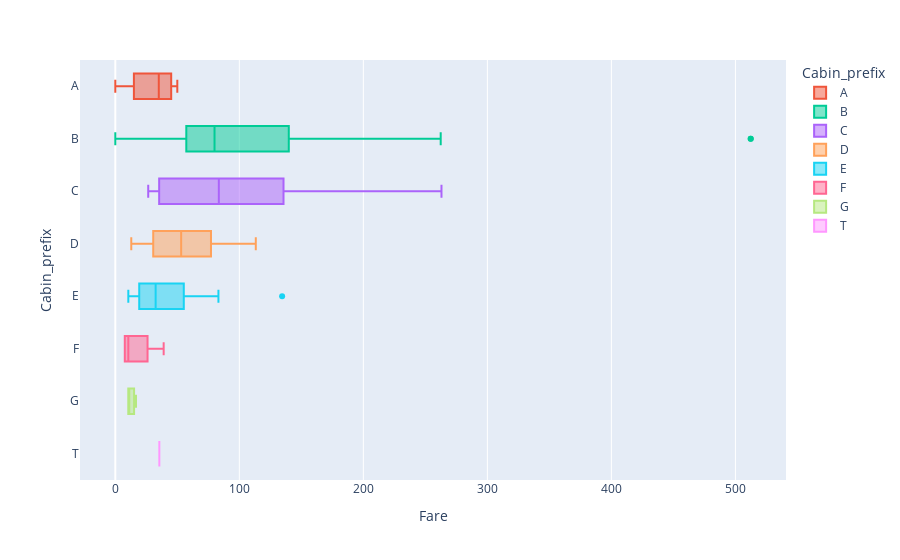

This figure's notebook cell:
### Code cell
df_cabin_prefix = train.with_columns(pl.col("Cabin").str.replace("\d+", "", n=-1).apply(lambda x: x[0]).alias("Cabin_prefix"))
fig = px.box(df_cabin_prefix.sort("Cabin_prefix"), x="Fare", y="Cabin_prefix", color="Cabin_prefix")
fig.show()

### Figure 1 — Plotly figure (JSON) as saved in the notebook; plotly's stock layout.template omitted (floating-point values rounded to 4 significant figures)
{"data": [{"alignmentgroup": "True", "hovertemplate": "Cabin_prefix=%{y}<br>Fare=%{x}<extra></extra>", "legendgroup": "A", "marker": {"color": "#EF553B"}, "name": "A", "notched": false, "offsetgroup": "A", "orientation": "h", "showlegend": true, "type": "box", "x": [40.12, 50, 0, 30], "x0": " ", "xaxis": "x", "y": ["A", "A", "A", "A"], "y0": " ", "yaxis": "y"}, {"alignmentgroup": "True", "hovertemplate": "Cabin_prefix=%{y}<br>Fare=%{x}<extra></extra>", "legendgroup": "B", "marker": {"color": "#00cc96"}, "name": "B", "notched": false, "offsetgroup": "B", "orientation": "h", "showlegend": true, "type": "box", "x": [52, 80, 86.5, 0, 262.4, 0, 30.5, 146.5, 211.3, 69.3, 247.5, 26.55, 79.2, 57.98, 512.3, 211.3, 79.2, 93.5, 49.5, 93.5, 120, 57, 71, 33.5, 262.4, 512.3, 57.98, 57, 91.08, 86.5, 61.98, 211.3, 120, 120, 86.5, 80, 29.7, 79.2, 5, 146.5, 91.08, 247.5, 71], "x0": " ", "xaxis": "x", "y": ["B", "B", "B", "B", "B", "B", "B", "B", "B", "B", "B", "B", "B", "B", "B", "B", "B", "B", "B", "B", "B", "B", "B", "B", "B", "B", "B", "B", "B", "B", "B", "B", "B", "B", "B", "B", "B", "B", "B", "B", "B", "B", "B"], "y0": " ", "yaxis": "y"}, {"alignmentgroup": "True", "hovertemplate": "Cabin_prefix=%{y}<br>Fare=%{x}<extra></extra>", "legendgroup": "C", "marker": {"color": "#ab63fa"}, "name": "C", "notched": false, "offsetgroup": "C", "orientation": "h", "showlegend": true, "type": "box", "x": [153.5, 78.85, 108.9, 90, 263, 26.55, 83.47, 35.5, 52, 153.5, 26.55, 110.9, 151.6, 106.4, 53.1, 89.1, 227.5, 110.9, 135.6, 29.7, 151.6, 52, 35, 263, 83.16, 52, 108.9, 135.6, 83.47, 49.5, 110.9, 221.8, 211.5, 30, 29.7, 71.28, 26.55, 66.6, 90, 26.55, 263, 30.5, 51.48, 28.71, 30.5], "x0": " ", "xaxis": "x", "y": ["C", "C", "C", "C", "C", "C", "C", "C", "C", "C", "C", "C", "C", "C", "C", "C", "C", "C", "C", "C", "C", "C", "C", "C", "C", "C", "C", "C", "C", "C", "C", "C", "C", "C", "C", "C", "C", "C", "C", "C", "C", "C", "C", "C", "C"], "y0": " ", "yaxis": "y"}, {"alignmentgroup": "True", "hovertemplate": "Cabin_prefix=%{y}<br>Fare=%{x}<extra></extra>", "legendgroup": "D", "marker": {"color": "#FFA15A"}, "name": "D", "notched": false, "offsetgroup": "D", "orientation": "h", "showlegend": true, "type": "box", "x": [76.29, 76.73, 30, 76.73, 63.36, 52.55, 77.96, 113.3, 113.3, 75.25, 77.29, 13, 51.86, 52.55, 77.96, 77.29, 34.02, 30, 25.93, 32.32, 78.27, 26.28, 13, 12.88, 53.1, 52.55, 76.73], "x0": " ", "xaxis": "x", "y": ["D", "D", "D", "D", "D", "D", "D", "D", "D", "D", "D", "D", "D", "D", "D", "D", "D", "D", "D", "D", "D", "D", "D", "D", "D", "D", "D"], "y0": " ", "yaxis": "y"}, {"alignmentgroup": "True", "hovertemplate": "Cabin_prefix=%{y}<br>Fare=%{x}<extra></extra>", "legendgroup": "E", "marker": {"color": "#19d3f3"}, "name": "E", "notched": false, "offsetgroup": "E", "orientation": "h", "showlegend": true, "type": "box", "x": [53.1, 79.65, 79.65, 10.5, 55, 26.55, 53.1, 83.16, 26.55, 134.5, 26.55, 55.44, 12.47, 26.29, 55, 55.9, 12.35, 38.5, 13, 12.47, 10.5, 51.86, 26.29, 25.59], "x0": " ", "xaxis": "x", "y": ["E", "E", "E", "E", "E", "E", "E", "E", "E", "E", "E", "E", "E", "E", "E", "E", "E", "E", "E", "E", "E", "E", "E", "E"], "y0": " ", "yaxis": "y"}, {"alignmentgroup": "True", "hovertemplate": "Cabin_prefix=%{y}<br>Fare=%{x}<extra></extra>", "legendgroup": "F", "marker": {"color": "#FF6692"}, "name": "F", "notched": false, "offsetgroup": "F", "orientation": "h", "showlegend": true, "type": "box", "x": [39, 7.65, 10.5, 10.5, 7.65, 26], "x0": " ", "xaxis": "x", "y": ["F", "F", "F", "F", "F", "F"], "y0": " ", "yaxis": "y"}, {"alignmentgroup": "True", "hovertemplate": "Cabin_prefix=%{y}<br>Fare=%{x}<extra></extra>", "legendgroup": "G", "marker": {"color": "#B6E880"}, "name": "G", "notched": false, "offsetgroup": "G", "orientation": "h", "showlegend": true, "type": "box", "x": [10.46, 16.7, 10.46], "x0": " ", "xaxis": "x", "y": ["G", "G", "G"], "y0": " ", "yaxis": "y"}, {"alignmentgroup": "True", "hovertemplate": "Cabin_prefix=%{y}<br>Fare=%{x}<extra></extra>", "legendgroup": "T", "marker": {"color": "#FF97FF"}, "name": "T", "notched": false, "offsetgroup": "T", "orientation": "h", "showlegend": true, "type": "box", "x": [35.5], "x0": " ", "xaxis": "x", "y": ["T"], "y0": " ", "yaxis": "y"}], "layout": {"boxmode": "overlay", "legend": {"title": {"text": "Cabin_prefix"}, "tracegroupgap": 0}, "margin": {"t": 60}, "xaxis": {"anchor": "y", "domain": [0, 1], "title": {"text": "Fare"}}, "yaxis": {"anchor": "x", "categoryarray": ["T", "G", "F", "E", "D", "C", "B", "A", null], "categoryorder": "array", "domain": [0, 1], "title": {"text": "Cabin_prefix"}}}}
